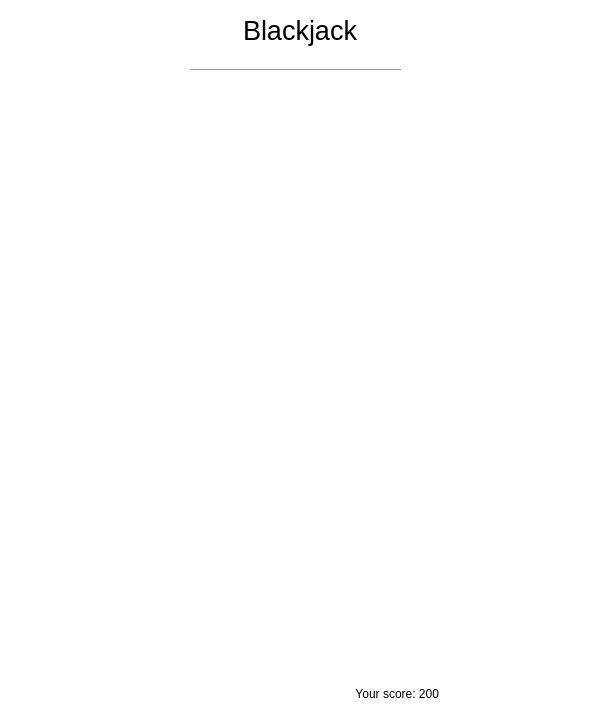
<?xml version="1.0" encoding="UTF-8"?>
<ui version="4.0">
 <class>BlackjackGame</class>
 <widget class="QWidget" name="BlackjackGame">
  <property name="geometry">
   <rect>
    <x>0</x>
    <y>0</y>
    <width>600</width>
    <height>718</height>
   </rect>
  </property>
  <property name="palette">
   <palette>
    <active>
     <colorrole role="Base">
      <brush brushstyle="SolidPattern">
       <color alpha="255">
        <red>255</red>
        <green>255</green>
        <blue>255</blue>
       </color>
      </brush>
     </colorrole>
     <colorrole role="Window">
      <brush brushstyle="SolidPattern">
       <color alpha="255">
        <red>255</red>
        <green>255</green>
        <blue>255</blue>
       </color>
      </brush>
     </colorrole>
    </active>
    <inactive>
     <colorrole role="Base">
      <brush brushstyle="SolidPattern">
       <color alpha="255">
        <red>255</red>
        <green>255</green>
        <blue>255</blue>
       </color>
      </brush>
     </colorrole>
     <colorrole role="Window">
      <brush brushstyle="SolidPattern">
       <color alpha="255">
        <red>255</red>
        <green>255</green>
        <blue>255</blue>
       </color>
      </brush>
     </colorrole>
    </inactive>
    <disabled>
     <colorrole role="Base">
      <brush brushstyle="SolidPattern">
       <color alpha="255">
        <red>255</red>
        <green>255</green>
        <blue>255</blue>
       </color>
      </brush>
     </colorrole>
     <colorrole role="Window">
      <brush brushstyle="SolidPattern">
       <color alpha="255">
        <red>255</red>
        <green>255</green>
        <blue>255</blue>
       </color>
      </brush>
     </colorrole>
    </disabled>
   </palette>
  </property>
  <property name="windowTitle">
   <string>MainWindow</string>
  </property>
  <widget class="QLabel" name="label">
   <property name="geometry">
    <rect>
     <x>0</x>
     <y>10</y>
     <width>600</width>
     <height>41</height>
    </rect>
   </property>
   <property name="font">
    <font>
     <pointsize>20</pointsize>
    </font>
   </property>
   <property name="text">
    <string>Blackjack</string>
   </property>
   <property name="alignment">
    <set>Qt::AlignCenter</set>
   </property>
  </widget>
  <widget class="Line" name="line">
   <property name="geometry">
    <rect>
     <x>190</x>
     <y>60</y>
     <width>211</width>
     <height>20</height>
    </rect>
   </property>
   <property name="orientation">
    <enum>Qt::Horizontal</enum>
   </property>
  </widget>
  <widget class="QLabel" name="score">
   <property name="geometry">
    <rect>
     <x>220</x>
     <y>680</y>
     <width>219</width>
     <height>28</height>
    </rect>
   </property>
   <property name="text">
    <string>Your score: 200</string>
   </property>
   <property name="alignment">
    <set>Qt::AlignRight|Qt::AlignTrailing|Qt::AlignVCenter</set>
   </property>
  </widget>
  <widget class="QWidget" name="horizontalLayoutWidget">
   <property name="geometry">
    <rect>
     <x>20</x>
     <y>590</y>
     <width>421</width>
     <height>80</height>
    </rect>
   </property>
   <layout class="QHBoxLayout" name="horizontalLayout">
    <item>    
     <widget class="BlackjackNav" name="nav">
     </widget>
    </item>
   </layout>
  </widget>
 </widget>
 <layoutdefault spacing="6" margin="11"/>
 <customwidgets>
  <customwidget>
   <class>BlackjackNav</class>
   <extends>QWidget</extends>
   <header>BlackjackNav.h</header>
  </customwidget>
 </customwidgets>
 <resources/>
 <connections/>
</ui>
